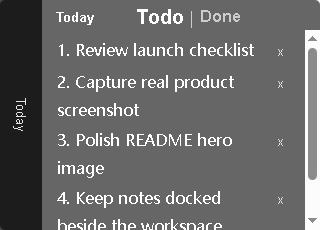
#> input picture assets/promo/real-screenshot.png, 320 x 230 px, given in place of ig_0ecea364e686a090016a32119692fc819a9d7524ff09e29dc5.png, which was not available
$ python compose-promo.py
#> lines starting #> are read from the running program, lines starting #| are printed output that depends on the picture; pictures that were not available may be replaced by others from this repository, and a replacement may not be noted
from PIL import Image, ImageDraw, ImageFilter
from pathlib import Path

root = Path(r'E:\桌面\desk\side-notes')
promo = root / 'assets' / 'promo'
promo.mkdir(parents=True, exist_ok=True)
scene_path = Path(r'C:\Users\Admin\.codex\generated_images\019ed38b-b48c-7bf0-8a2d-1fe2de4bed16\ig_0ecea364e686a090016a32119692fc819a9d7524ff09e29dc5.png')
screenshot_path = promo / 'real-screenshot.png'
hero_path = promo / 'hero.png'

scene = Image.open(scene_path).convert('RGBA')
#> scene is the input picture: PIL image 320x230 RGBA; mean R, G, B, A 23.7, 23.7, 23.7, 172.9
screenshot = Image.open(screenshot_path).convert('RGBA')
canvas = scene.copy()

# Cover the generated notes panel area with a dark glass panel based on the real app footprint.
panel_box = (1324, 120, 1642, 820)
draw = ImageDraw.Draw(canvas, 'RGBA')
draw.rounded_rectangle(panel_box, radius=12, fill=(8, 10, 14, 232), outline=(255, 255, 255, 38), width=2)

# Place three true UI screenshots as docked note windows.
placements = [
    (1340, 150, 280, 202, 'Today'),
    (1340, 378, 280, 202, 'Ideas'),
    (1340, 606, 280, 172, 'Later'),
]
for x, y, w, h, label in placements:
    note_img = screenshot.resize((w, h), Image.Resampling.LANCZOS)
    shadow = Image.new('RGBA', (w + 22, h + 22), (0, 0, 0, 0))
    sd = ImageDraw.Draw(shadow, 'RGBA')
    sd.rounded_rectangle((11, 11, w + 11, h + 11), radius=8, fill=(0, 0, 0, 125))
    shadow = shadow.filter(ImageFilter.GaussianBlur(8))
    canvas.alpha_composite(shadow, (x - 11, y - 9))
    canvas.alpha_composite(note_img, (x, y))
#> this loop made 3 passes
#> pass 1, `note_img = screenshot.resize((w, h), Image.Resampling.LANCZOS)`:
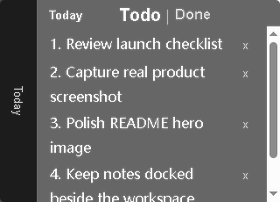
#> note_img: PIL image 280x202 RGBA; mean R, G, B, A 26, 26, 26, 172.6; transparent parts drawn white
#> pass 1, `shadow = shadow.filter(ImageFilter.GaussianBlur(8))`:
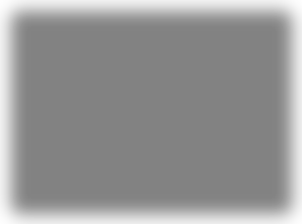
#> shadow: PIL image 302x224 RGBA; mean R, G, B, A 0, 0, 0, 104.8; transparent parts drawn white
#> pass 3, `note_img = screenshot.resize((w, h), Image.Resampling.LANCZOS)`:
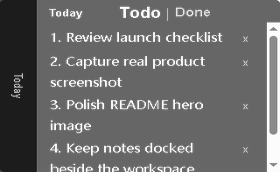
#> note_img: PIL image 280x172 RGBA; mean R, G, B, A 26.1, 26.1, 26.1, 172.6; transparent parts drawn white
#> after the loop:
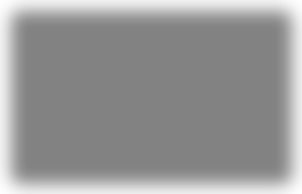
#> shadow: PIL image 302x194 RGBA; mean R, G, B, A 0, 0, 0, 103.1; transparent parts drawn white

# Add subtle product framing without fake feature text.
draw = ImageDraw.Draw(canvas, 'RGBA')
draw.rounded_rectangle(panel_box, radius=12, outline=(125, 211, 252, 72), width=2)

canvas = canvas.convert('RGB')
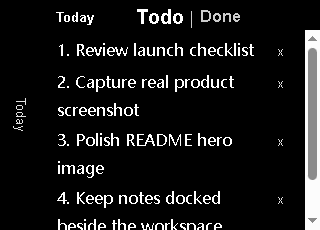
#> canvas: PIL image 320x230 RGB; min 0, max 255, mean 23.7
canvas.save(hero_path, quality=95)
print(hero_path)
